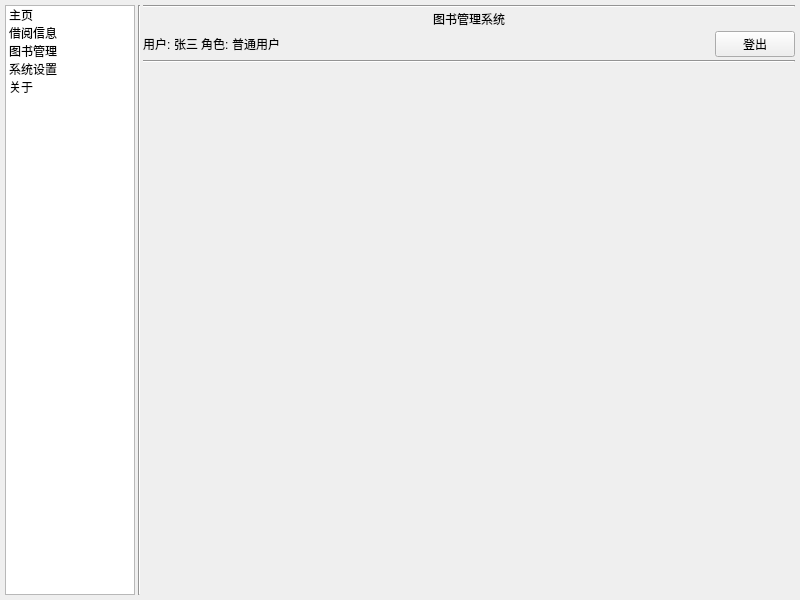
<?xml version="1.0" encoding="UTF-8"?>
<ui version="4.0">
 <class>MainWindow</class>
 <widget class="QMainWindow" name="MainWindow">
  <property name="geometry">
   <rect>
    <x>0</x>
    <y>0</y>
    <width>800</width>
    <height>600</height>
   </rect>
  </property>
  <property name="windowTitle">
   <string>MainWindow</string>
  </property>
  <widget class="QWidget" name="centralwidget">
   <layout class="QGridLayout" name="gridLayout">
    <property name="leftMargin">
     <number>5</number>
    </property>
    <property name="topMargin">
     <number>5</number>
    </property>
    <property name="rightMargin">
     <number>5</number>
    </property>
    <property name="bottomMargin">
     <number>5</number>
    </property>
    <property name="spacing">
     <number>3</number>
    </property>
    <item row="0" column="0">
     <layout class="QHBoxLayout" name="horizontalLayout_2" stretch="1,0,5">
      <item>
       <widget class="QListWidget" name="listWidget">
        <property name="maximumSize">
         <size>
          <width>200</width>
          <height>16777215</height>
         </size>
        </property>
        <item>
         <property name="text">
          <string>主页</string>
         </property>
        </item>
        <item>
         <property name="text">
          <string>借阅信息</string>
         </property>
        </item>
        <item>
         <property name="text">
          <string>图书管理</string>
         </property>
        </item>
        <item>
         <property name="text">
          <string>系统设置</string>
         </property>
        </item>
        <item>
         <property name="text">
          <string>关于</string>
         </property>
        </item>
       </widget>
      </item>
      <item>
       <widget class="Line" name="line">
        <property name="maximumSize">
         <size>
          <width>2</width>
          <height>16777215</height>
         </size>
        </property>
        <property name="styleSheet">
         <string notr="true">background-color: rgb(222, 222, 222);</string>
        </property>
        <property name="orientation">
         <enum>Qt::Vertical</enum>
        </property>
       </widget>
      </item>
      <item>
       <layout class="QVBoxLayout" name="verticalLayout_2">
        <item>
         <layout class="QVBoxLayout" name="verticalLayout">
          <item>
           <widget class="Line" name="line_3">
            <property name="maximumSize">
             <size>
              <width>16777215</width>
              <height>2</height>
             </size>
            </property>
            <property name="styleSheet">
             <string notr="true">background-color: rgb(222, 222, 222);</string>
            </property>
            <property name="orientation">
             <enum>Qt::Horizontal</enum>
            </property>
           </widget>
          </item>
          <item>
           <widget class="QLabel" name="label">
            <property name="styleSheet">
             <string notr="true">font: 14pt &quot;宋体&quot;;</string>
            </property>
            <property name="text">
             <string>图书管理系统</string>
            </property>
            <property name="alignment">
             <set>Qt::AlignCenter</set>
            </property>
           </widget>
          </item>
          <item>
           <layout class="QHBoxLayout" name="horizontalLayout">
            <item>
             <widget class="QLabel" name="label_2">
              <property name="styleSheet">
               <string notr="true">font: 12pt &quot;宋体&quot;;</string>
              </property>
              <property name="text">
               <string>用户:</string>
              </property>
             </widget>
            </item>
            <item>
             <widget class="QLabel" name="current_username_label">
              <property name="styleSheet">
               <string notr="true">font: 12pt &quot;宋体&quot;;</string>
              </property>
              <property name="text">
               <string>张三</string>
              </property>
             </widget>
            </item>
            <item>
             <widget class="QLabel" name="label_4">
              <property name="styleSheet">
               <string notr="true">font: 12pt &quot;宋体&quot;;</string>
              </property>
              <property name="text">
               <string>角色:</string>
              </property>
             </widget>
            </item>
            <item>
             <widget class="QLabel" name="current_role_label">
              <property name="styleSheet">
               <string notr="true">font: 12pt &quot;宋体&quot;;</string>
              </property>
              <property name="text">
               <string>普通用户</string>
              </property>
             </widget>
            </item>
            <item>
             <spacer name="horizontalSpacer">
              <property name="orientation">
               <enum>Qt::Horizontal</enum>
              </property>
              <property name="sizeHint" stdset="0">
               <size>
                <width>40</width>
                <height>20</height>
               </size>
              </property>
             </spacer>
            </item>
            <item>
             <widget class="QPushButton" name="pushButton">
              <property name="styleSheet">
               <string notr="true">font: 12pt &quot;宋体&quot;;</string>
              </property>
              <property name="text">
               <string>登出</string>
              </property>
             </widget>
            </item>
           </layout>
          </item>
         </layout>
        </item>
        <item>
         <widget class="Line" name="line_2">
          <property name="maximumSize">
           <size>
            <width>16777215</width>
            <height>2</height>
           </size>
          </property>
          <property name="styleSheet">
           <string notr="true">background-color: rgb(222, 222, 222);</string>
          </property>
          <property name="orientation">
           <enum>Qt::Horizontal</enum>
          </property>
         </widget>
        </item>
        <item>
         <widget class="QStackedWidget" name="stackedWidget">
          <widget class="QWidget" name="page"/>
          <widget class="QWidget" name="page_2"/>
         </widget>
        </item>
       </layout>
      </item>
     </layout>
    </item>
   </layout>
  </widget>
  <widget class="QMenuBar" name="menubar">
   <property name="geometry">
    <rect>
     <x>0</x>
     <y>0</y>
     <width>800</width>
     <height>26</height>
    </rect>
   </property>
  </widget>
 </widget>
 <resources/>
 <connections/>
</ui>
